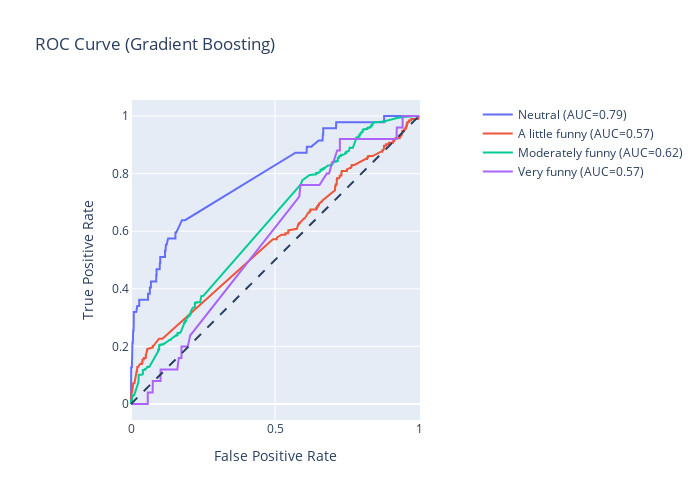

Notebook cell for this chart:
### Code cell
grad_y_scores = grad_clf.predict_proba(X_test_trans1)

# One hot encode the labels in order to plot them
grad_y_onehot = pd.get_dummies(y_test, columns = grad_clf.classes_)

# Create an empty figure, and iteratively add new lines
# every time we compute a new class
grad_roc_fig = go.Figure()
grad_roc_fig.add_shape(
    type = 'line', line = dict(dash='dash'),
    x0 = 0, x1 = 1, y0 = 0, y1 = 1
)

for i in range(grad_y_scores.shape[1]):
    y_true = grad_y_onehot.iloc[:, i]
    y_score = grad_y_scores[:, i]

    fpr, tpr, _ = roc_curve(y_true, y_score)
    auc_score = roc_auc_score(y_true, y_score)

    name = f"{class_names[i]} (AUC={auc_score:.2f})"
    grad_roc_fig.add_trace(go.Scatter(x = fpr, y = tpr, name = name, mode = 'lines'))

grad_roc_fig.update_layout(
    title = 'ROC Curve (Gradient Boosting)',
    xaxis_title = 'False Positive Rate',
    yaxis_title = 'True Positive Rate',
    yaxis = dict(scaleanchor = "x", scaleratio = 1),
    xaxis = dict(constrain = 'domain'),
    width = 700, height = 500
)
grad_roc_fig.show()

### Figure 1 — Plotly figure (JSON) as saved in the notebook; plotly's stock layout.template omitted (floating-point values rounded to 4 significant figures; data arrays with more than 128 entries replaced by an {"elided": "..."} marker saying what was removed)
{"data": [{"mode": "lines", "name": "Neutral (AUC=0.79)", "type": "scatter", "x": {"elided": "200 float values"}, "y": {"elided": "200 float values"}}, {"mode": "lines", "name": "A little funny (AUC=0.57)", "type": "scatter", "x": {"elided": "239 float values"}, "y": {"elided": "239 float values"}}, {"mode": "lines", "name": "Moderately funny (AUC=0.62)", "type": "scatter", "x": {"elided": "263 float values"}, "y": {"elided": "263 float values"}}, {"mode": "lines", "name": "Very funny (AUC=0.57)", "type": "scatter", "x": {"elided": "177 float values"}, "y": {"elided": "177 float values"}}], "layout": {"height": 500, "shapes": [{"line": {"dash": "dash"}, "type": "line", "x0": 0, "x1": 1, "y0": 0, "y1": 1}], "title": {"text": "ROC Curve (Gradient Boosting)"}, "width": 700, "xaxis": {"constrain": "domain", "title": {"text": "False Positive Rate"}}, "yaxis": {"scaleanchor": "x", "scaleratio": 1, "title": {"text": "True Positive Rate"}}}}
